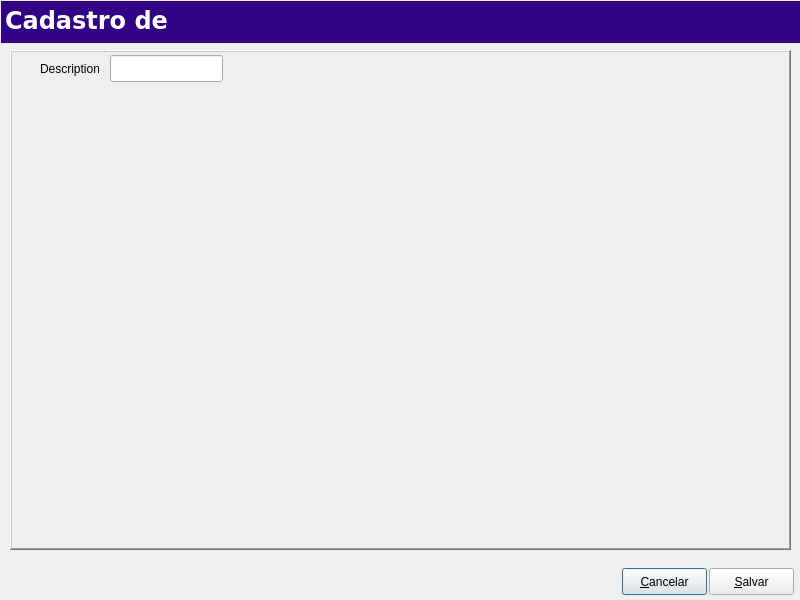
<ui version="4.0">
<class>Edittipocobranca</class>
<widget class="QDialog" name="Edittipocobranca">
 <property name="geometry">
  <rect>
   <x>0</x>
   <y>0</y>
   <width>800</width>
   <height>600</height>
  </rect>
 </property>
 <property name="windowTitle">
  <string>Edit</string>
 </property>
    <widget class="QFrame" name="frame">
     <property name="geometry">
      <rect>
       <x>10</x>
       <y>50</y>
       <width>781</width>
       <height>500</height>
      </rect>
     </property>
     <property name="frameShape">
      <enum>QFrame::WinPanel</enum>
     </property>
     <property name="frameShadow">
      <enum>QFrame::Raised</enum>
     </property>
 <widget class="QLabel" name="LblDescription">
<property name="geometry">
 <rect>
  <x>30</x>
  <y>10</y>
  <width>59</width>
  <height>17</height>
 </rect>
</property>
<property name="text">
 <string>Description</string>
</property>
</widget>
<widget class="QLineEdit" name="LnEdtDescription">
 <property name="geometry">
  <rect>
   <x>100</x>
   <y>5</y>
   <width>113</width>
   <height>27</height>
  </rect>
 </property>
</widget>
    </widget>
<widget class="QFrame" name="topmenu">
 <property name="geometry">
  <rect>
   <x>1</x>
   <y>1</y>
   <width>801</width>
   <height>42</height>
  </rect>
 </property>
 <property name="minimumSize">
  <size>
   <width>0</width>
   <height>42</height>
  </size>
 </property>
 <property name="maximumSize">
  <size>
   <width>16777215</width>
   <height>42</height>
  </size>
 </property>
 <property name="styleSheet">
  <string notr="true">background-color: rgb(50, 0, 133);</string>
 </property>
 <property name="frameShadow">
  <enum>QFrame::Raised</enum>
 </property>
 <widget class="QLabel" name="labelStatus">
  <property name="enabled">
   <bool>false</bool>
  </property>
  <property name="geometry">
   <rect>
    <x>4</x>
    <y>0</y>
    <width>541</width>
    <height>39</height>
   </rect>
  </property>
  <property name="palette">
   <palette>
    <active>
     <colorrole role="WindowText">
      <brush brushstyle="SolidPattern">
       <color alpha="255">
        <red>255</red>
        <green>255</green>
        <blue>255</blue>
       </color>
      </brush>
     </colorrole>
     <colorrole role="Button">
      <brush brushstyle="SolidPattern">
       <color alpha="255">
        <red>50</red>
        <green>0</green>
        <blue>133</blue>
       </color>
      </brush>
     </colorrole>
     <colorrole role="Text">
      <brush brushstyle="SolidPattern">
       <color alpha="255">
        <red>255</red>
        <green>255</green>
        <blue>255</blue>
       </color>
      </brush>
     </colorrole>
     <colorrole role="ButtonText">
      <brush brushstyle="SolidPattern">
       <color alpha="255">
        <red>255</red>
        <green>255</green>
        <blue>255</blue>
       </color>
      </brush>
     </colorrole>
     <colorrole role="Base">
      <brush brushstyle="SolidPattern">
       <color alpha="255">
        <red>50</red>
        <green>0</green>
        <blue>133</blue>
       </color>
      </brush>
     </colorrole>
     <colorrole role="Window">
      <brush brushstyle="SolidPattern">
       <color alpha="255">
        <red>50</red>
        <green>0</green>
        <blue>133</blue>
       </color>
      </brush>
     </colorrole>
    </active>
    <inactive>
     <colorrole role="WindowText">
      <brush brushstyle="SolidPattern">
       <color alpha="255">
        <red>255</red>
        <green>255</green>
        <blue>255</blue>
       </color>
      </brush>
     </colorrole>
     <colorrole role="Button">
      <brush brushstyle="SolidPattern">
       <color alpha="255">
        <red>50</red>
        <green>0</green>
        <blue>133</blue>
       </color>
      </brush>
     </colorrole>
     <colorrole role="Text">
      <brush brushstyle="SolidPattern">
       <color alpha="255">
        <red>255</red>
        <green>255</green>
        <blue>255</blue>
       </color>
      </brush>
     </colorrole>
     <colorrole role="ButtonText">
      <brush brushstyle="SolidPattern">
       <color alpha="255">
        <red>255</red>
        <green>255</green>
        <blue>255</blue>
       </color>
      </brush>
     </colorrole>
     <colorrole role="Base">
      <brush brushstyle="SolidPattern">
       <color alpha="255">
        <red>50</red>
        <green>0</green>
        <blue>133</blue>
       </color>
      </brush>
     </colorrole>
     <colorrole role="Window">
      <brush brushstyle="SolidPattern">
       <color alpha="255">
        <red>50</red>
        <green>0</green>
        <blue>133</blue>
       </color>
      </brush>
     </colorrole>
    </inactive>
    <disabled>
     <colorrole role="WindowText">
      <brush brushstyle="SolidPattern">
       <color alpha="255">
        <red>255</red>
        <green>255</green>
        <blue>255</blue>
       </color>
      </brush>
     </colorrole>
     <colorrole role="Button">
      <brush brushstyle="SolidPattern">
       <color alpha="255">
        <red>50</red>
        <green>0</green>
        <blue>133</blue>
       </color>
      </brush>
     </colorrole>
     <colorrole role="Text">
      <brush brushstyle="SolidPattern">
       <color alpha="255">
        <red>255</red>
        <green>255</green>
        <blue>255</blue>
       </color>
      </brush>
     </colorrole>
     <colorrole role="ButtonText">
      <brush brushstyle="SolidPattern">
       <color alpha="255">
        <red>255</red>
        <green>255</green>
        <blue>255</blue>
       </color>
      </brush>
     </colorrole>
     <colorrole role="Base">
      <brush brushstyle="SolidPattern">
       <color alpha="255">
        <red>50</red>
        <green>0</green>
        <blue>133</blue>
       </color>
      </brush>
     </colorrole>
     <colorrole role="Window">
      <brush brushstyle="SolidPattern">
       <color alpha="255">
        <red>50</red>
        <green>0</green>
        <blue>133</blue>
       </color>
      </brush>
     </colorrole>
    </disabled>
   </palette>
  </property>
  <property name="font">
   <font>
    <family>Verdana</family>
    <pointsize>18</pointsize>
    <weight>75</weight>
    <bold>true</bold>
   </font>
  </property>
  <property name="styleSheet">
   <string/>
  </property>
  <property name="frameShape">
   <enum>QFrame::NoFrame</enum>
  </property>
  <property name="frameShadow">
   <enum>QFrame::Plain</enum>
  </property>
  <property name="lineWidth">
   <number>1</number>
  </property>
  <property name="text">
   <string>Cadastro de </string>
  </property>
  <property name="textFormat">
   <enum>Qt::AutoText</enum>
  </property>
  <property name="alignment">
   <set>Qt::AlignLeading|Qt::AlignLeft|Qt::AlignVCenter</set>
  </property>
  <property name="wordWrap">
   <bool>false</bool>
  </property>
  <property name="textInteractionFlags">
   <set>Qt::NoTextInteraction</set>
  </property>
 </widget>
</widget>
<widget class="QPushButton" name="PshBtnCancel">
<property name="geometry">
 <rect>
  <x>622</x>
  <y>568</y>
  <width>85</width>
  <height>27</height>
 </rect>
</property>
<property name="text">
 <string>&amp;Cancelar</string>
</property>
</widget>
<widget class="QPushButton" name="PshBtnSave">
<property name="geometry">
 <rect>
  <x>709</x>
  <y>568</y>
  <width>85</width>
  <height>27</height>
 </rect>
</property>
<property name="text">
 <string>&amp;Salvar</string>
</property>
</widget>

</widget>
    <customwidgets>
     <customwidget>
      <class>SComboBox</class>
      <extends>QComboBox</extends>
      <header location="global">scombobox.h</header>
     </customwidget>
    </customwidgets>
<resources/>
<connections/>
</ui>
